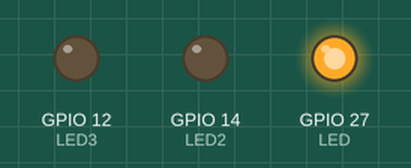
The sketch below on a simulated ESP32. Shown: output pins drawn as LEDs (lit = HIGH). What the sketch prints to the serial monitor is not drawn.

Above: at 0.5 s.
At 2.5 s:
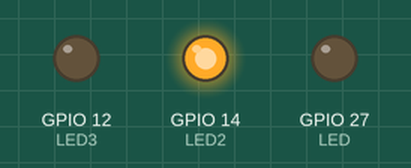
At 4.5 s:
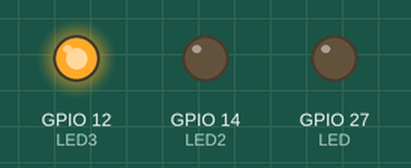
At 5.5 s:
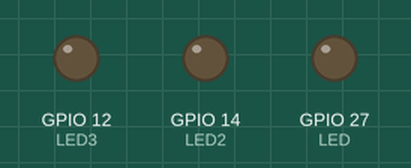
Timing chart, 0 to 7.8 s (numbered marks = the images above):
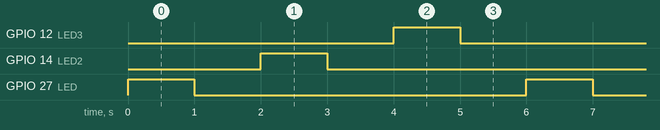

The sketch:

rgb.ino
```cpp
//RGB by Matt McCullough
#define LED 27
#define LED2 14
#define LED3 12

void setup() {
  Serial.begin(115200);
  Serial.println("In setup");
  pinMode(LED, OUTPUT);
  pinMode(LED2, OUTPUT);
  pinMode(LED3, OUTPUT);

  digitalWrite(LED, LOW);
  digitalWrite(LED2, LOW);
  digitalWrite(LED3, LOW);
  Serial.println("out setup");

}

void loop() {
  Serial.println("In loop");
  //blinks an assortment of colors and turns each of the components (red, green, blue on and off to create different colors)

  digitalWrite(LED, HIGH);
  delay(1000);
  digitalWrite(LED, LOW);
  delay(1000);
  digitalWrite(LED2, HIGH);
  delay(1000);
  digitalWrite(LED2, LOW);
  delay(1000);
  digitalWrite(LED3, HIGH);
  delay(1000);
  digitalWrite(LED3, LOW);
  delay(1000);
  Serial.println("out loop");
}
```

Measured:
- by itself, GPIO 12 (LED3), GPIO 14 (LED2), GPIO 27 (LED): alternates HIGH for 1.0 s and LOW for 5.0 s
- by itself, everything shown: repeats every 6.0 s, in 6 steps
